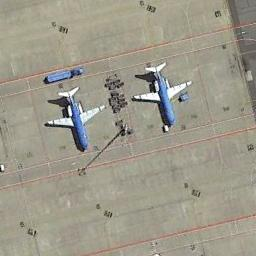
#> input picture airplane_017.jpg, 256 x 256 px
$ python -i interface.py   (imports and definitions only)
#> lines starting #> are read from the running program, lines starting #| are printed output that depends on the picture; after the words box and inside, x2 and y2 are one past the last pixel; in counts of white or black regions, pixels touching at a corner belong together
from tkinter import *
from PIL import ImageTk, Image
from tkinter import filedialog
import cv2
import numpy as np
from tkinter import messagebox
import imutils


# [1 line not run here, left out]

drawing = False
ix, iy = -1, -1
# [1 line not run here, left out]

immm = ''
img_prewitt = ''
img_canny = ''
label_1 = ''
label_2 = ''
label_3 = ''
label_4 = ''
sravnenie = ''

# [31 lines left out: functions mouse_callback, detect_template_in_image, not called in this run]

def detect_and_draw_contours(image_path, kernel_size=(1,1), canny_thresholds=(150, 750), contour_color=(0, 255), contour_thickness=4):
#> called with image_path = 'airplane_017.jpg', kernel_size = (1, 1), canny_thresholds = (150, 750), contour_color = (0, 255), contour_thickness = 4
    image = cv2.imread(image_path)
#> image is the input picture: shape (256, 256, 3); mean B, G, R 138.4, 153.3, 157.3
    gray = cv2.cvtColor(image, cv2.COLOR_BGR2GRAY)
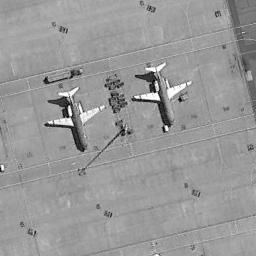
#> gray: shape (256, 256); min 1, max 255, mean 152.8
    gray = cv2.GaussianBlur(gray, (3,3), 0)
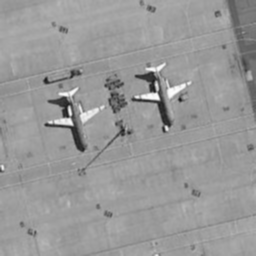
#> gray: shape (256, 256); min 26, max 252, mean 152.8
    edges = cv2.Canny(gray, canny_thresholds[0], canny_thresholds[1])
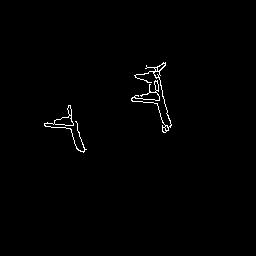
#> edges: shape (256, 256); 0.82% white in thin lines or dots, all inside (x1, y1, x2, y2) = (44, 62, 172, 153)
    kernel = cv2.getStructuringElement(cv2.MORPH_RECT, kernel_size)
    closed = cv2.morphologyEx(edges, cv2.MORPH_CLOSE, kernel)
    cnts = cv2.findContours(closed.copy(), cv2.RETR_EXTERNAL, cv2.CHAIN_APPROX_SIMPLE)
#> cnts = 2 contours; box (x1, y1, x2, y2) and area: (131, 62, 172, 133) 167, (44, 105, 87, 153) 164
    cnts = imutils.grab_contours(cnts)
    total = 0
    for c in cnts:
        p = cv2.arcLength(c, True)
        approx = cv2.approxPolyDP(c, 0.02 * p, True)
        cv2.drawContours(image, [approx], -1, contour_color, contour_thickness)
        total += 1
#> this loop made 2 passes
#> (p, total) on passes 1 to 2: (287.6, 1), (576.6, 2)
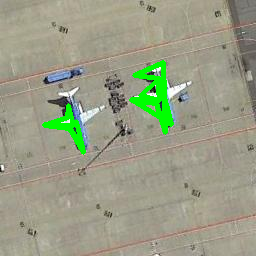
#> image: shape (256, 256, 3); 3.12% of pixels changed, all inside (x1, y1, x2, y2) = (42, 60, 174, 155)
#> after the loop, total = 2
    return image

# [96 lines left out: functions detect_template_and_contours, open_img, not called in this run]

def openfilename():
    filename = filedialog.askopenfilename(title='Выбор изображения')
    return filename


# [72 lines left out: functions remove_text, program, tutorials, save_Sobel, save_prewitt, save_canny, not called in this run]
        # img.save(filedialog.asksaveasfilename(title = u'save file ', filetypes = files, defaultextension=files))


# [5 lines not run here, left out]

main_menu = Menu()
file_menu = Menu()
setings_menu = Menu()

# [17 lines not run here, left out]
# [1 line that did not run here, left out]
# [1 line that did not run here, left out]
# [1 line not run here, left out]
# [1 line that did not run here, left out]
# [3 lines not run here, left out]

>>> result = detect_and_draw_contours('airplane_017.jpg')
